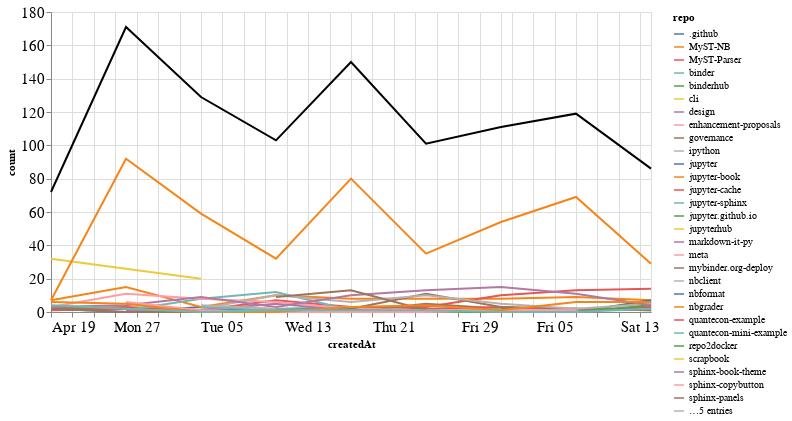

Notebook source saved alongside this figure:
### Markdown cell above
## Comments

### Code cell
comments_time = comments.groupby('repo').resample('W', on='createdAt').count()['author'].reset_index()
comments_time = comments_time.rename(columns={'author': 'count'})
comments_time_total = comments_time.groupby('createdAt').agg({"count": "sum"}).reset_index()
ch1 = alt.Chart(comments_time, width=600).mark_line().encode(
    x='createdAt',
    y='count',
    color='repo',
    tooltip="repo"
)

ch2 = alt.Chart(comments_time_total, width=600).mark_line(color="black").encode(
    x='createdAt',
    y='count',
)

ch1 + ch2

### Figure 1 — Vega-Lite specification as saved in the notebook (floating-point values rounded to 4 significant figures; data arrays with more than 128 entries replaced by an {"elided": "..."} marker saying what was removed)
{"config": {"axisLeft": {"labelFontSize": 15}, "axisBottom": {"labelFontSize": 15}}, "layer": [{"data": {"name": "data-bd551e40efbfc9ca7dc1122aa4b6e417"}, "mark": "line", "encoding": {"color": {"type": "nominal", "field": "repo"}, "tooltip": {"type": "nominal", "field": "repo"}, "x": {"type": "temporal", "field": "createdAt"}, "y": {"type": "quantitative", "field": "count"}}, "width": 600}, {"data": {"name": "data-24aa9b7a48d4076b7de069b39f5ec03d"}, "mark": {"type": "line", "color": "black"}, "encoding": {"x": {"type": "temporal", "field": "createdAt"}, "y": {"type": "quantitative", "field": "count"}}, "width": 600}], "$schema": "https://vega.github.io/schema/vega-lite/v4.8.1.json", "datasets": {"data-bd551e40efbfc9ca7dc1122aa4b6e417": {"elided": "161 records"}, "data-24aa9b7a48d4076b7de069b39f5ec03d": [{"createdAt": "2020-04-19T00:00:00", "count": 72}, {"createdAt": "2020-04-26T00:00:00", "count": 171}, {"createdAt": "2020-05-03T00:00:00", "count": 129}, {"createdAt": "2020-05-10T00:00:00", "count": 103}, {"createdAt": "2020-05-17T00:00:00", "count": 150}, {"createdAt": "2020-05-24T00:00:00", "count": 101}, {"createdAt": "2020-05-31T00:00:00", "count": 111}, {"createdAt": "2020-06-07T00:00:00", "count": 119}, {"createdAt": "2020-06-14T00:00:00", "count": 86}]}}
